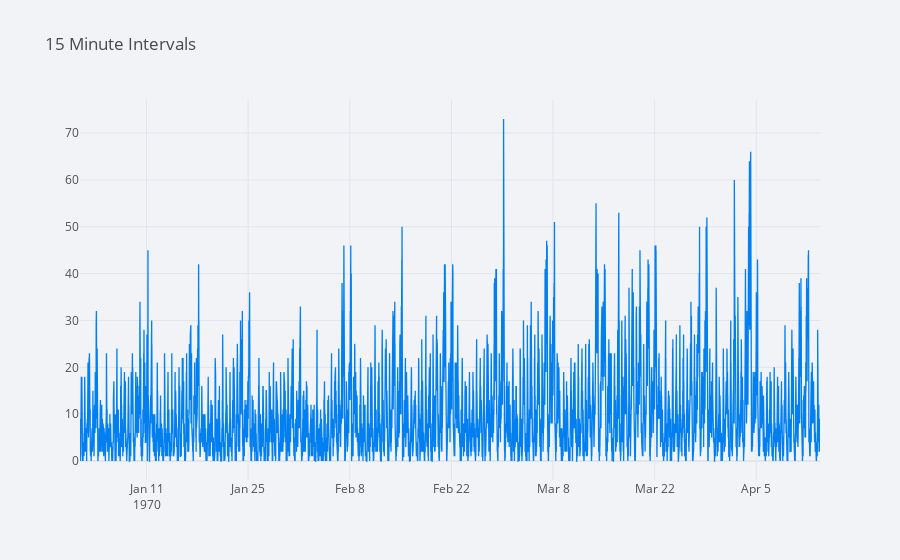

Here is the notebook cell this chart was saved with:
### Code cell
resampledf_min.iplot(kind='line', title='15 Minute Intervals')

### Figure 1 — Plotly figure (JSON) as saved in the notebook; plotly's stock layout.template omitted (floating-point values rounded to 4 significant figures; data arrays with more than 128 entries replaced by an {"elided": "..."} marker saying what was removed)
{"data": [{"line": {"color": "rgba(0, 128, 240, 1.0)", "dash": "solid", "shape": "linear", "width": 1.3}, "mode": "lines", "name": "login_count", "text": "", "type": "scatter", "x": {"elided": "9788 str values"}, "y": {"elided": "9788 int values"}}], "layout": {"legend": {"bgcolor": "#F2F3F7", "font": {"color": "#505050"}}, "paper_bgcolor": "#F2F3F7", "plot_bgcolor": "#F2F3F7", "title": {"font": {"color": "#484848"}, "text": "15 Minute Intervals"}, "xaxis": {"gridcolor": "#E1E5ED", "showgrid": true, "tickfont": {"color": "#505050"}, "title": {"font": {"color": "#505050"}, "text": ""}, "zerolinecolor": "#E1E5ED"}, "yaxis": {"gridcolor": "#E1E5ED", "showgrid": true, "tickfont": {"color": "#505050"}, "title": {"font": {"color": "#505050"}, "text": ""}, "zerolinecolor": "#E1E5ED"}}}
